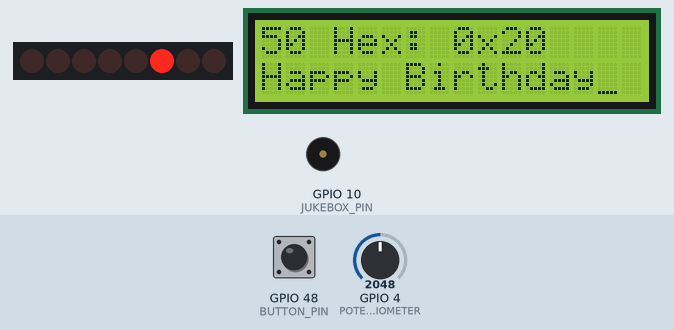
Simulated run of this program. Board: ESP32-S3. Shown: 8 shift-register outputs drawn as a row of LEDs (first output left, lit = HIGH), 16×2 character LCD, buzzer (waves = sounding). Wiring (inferred from the names in the program): shift register (74HC595): data GPIO 12; shift clock GPIO 14; latch GPIO 13. Wiring (inferred from the signals the program sends): row of LEDs: on Q0, Q1, Q2, Q3, Q4, Q5, Q6, Q7. The test bench sets the inputs (shaded band); at power-on: GPIO 48 (BUTTON_PIN) HIGH, GPIO 4 (POTENTIOMETER) = 2048.

Above: at 3.0 s.
3.1 s: GPIO 48 (BUTTON_PIN) pulled LOW for 0.15 s
At 4.49 s:
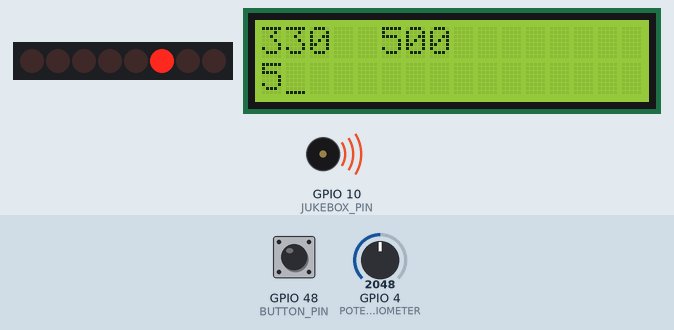
8.2 s: GPIO 4 (POTENTIOMETER) set to 3603
At 10.0 s:
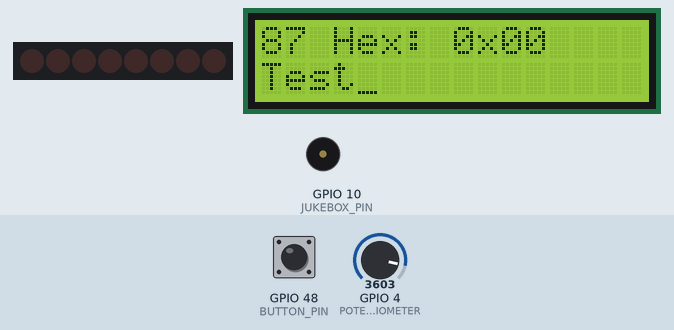
11.2 s: GPIO 4 (POTENTIOMETER) set to 4095
At 12.1 s:
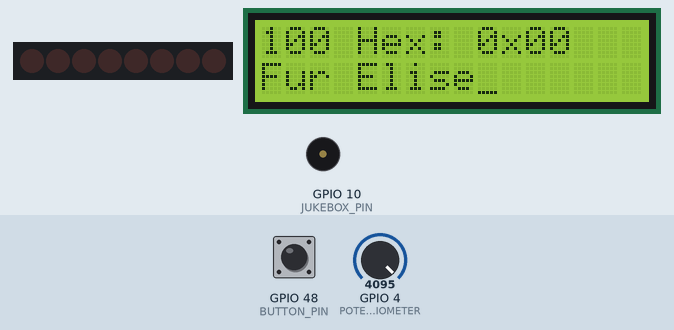
12.7 s: GPIO 48 (BUTTON_PIN) pulled LOW for 1 s
At 14.02 s:
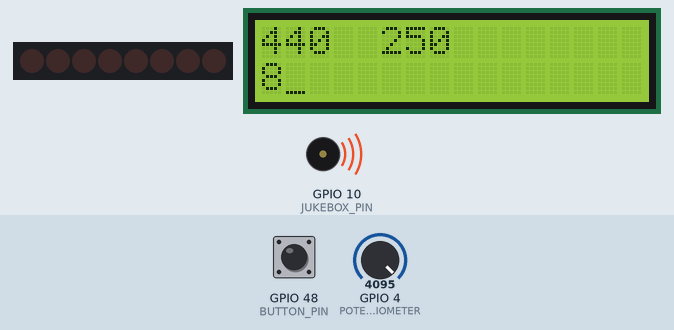
15.2 s: GPIO 4 (POTENTIOMETER) set to 491
Timing chart, 0 to 19.2 s (numbered marks = the images above; inputs shaded):
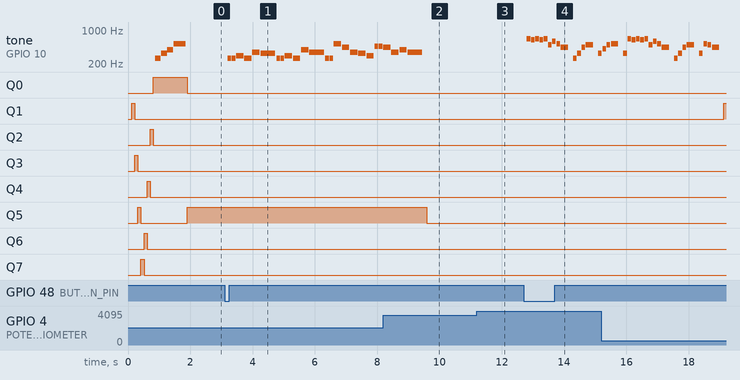

The program:

main.cpp
```cpp
#include "BasicButton.h"
#include "Jukebox.h"
#include "LEDArray.h"

#include <Arduino.h>
#include <LiquidCrystal_I2C.h>
#include <pins.h>

int potValue = 0;

LiquidCrystal_I2C lcd(0x27, 16, 2);
BasicButton basic_button = BasicButton(BUTTON_PIN, 10);
Jukebox jukebox = Jukebox(JUKEBOX_PIN, CHN);
LEDArray ledarray = LEDArray(LATCH_PIN, DATA_PIN, CLOCK_PIN);

void setup() {
  Serial.begin(115200);
  Wire.begin(SDA, SCL);
  lcd.init();
  lcd.backlight();
  lcd.cursor_on();
  lcd.setCursor(0, 0);
  lcd.setCursor(0, 1);

  basic_button.begin();
  ledarray.begin();

  ledarray.rotate_lights();
  jukebox.begin();
  jukebox.setLCD(&lcd);

  jukebox.play_intro();
}

void loop() {
  potValue = analogRead(POTENTIOMETER);

  int mapped_range = map(potValue, 0, 4095, 0, 100);
  int selection = (mapped_range / 10) % songCount;
  lcd.clear();
  lcd.setCursor(0, 0);
  lcd.print(mapped_range);
  lcd.print(" ");
  uint8_t mapped_led_range = ledarray.map_to_single_bit(mapped_range);
  lcd.printf("Hex: 0x%02X", mapped_led_range);
  ledarray.write_to_595(MSBFIRST, mapped_led_range);
  lcd.setBacklight(mapped_range);
  basic_button.update();

  lcd.setCursor(0, 1);
  lcd.print(playlist[selection].name);

  if (basic_button.is_on()) {
    playlist[selection].play();
  } else {
    ledcWriteTone(CHN, 0);
  }

  delay(100);
}
```

pins.h
```cpp
#ifndef PINS_H
#define PINS_H

#define SDA 18
#define SCL 8
#define POTENTIOMETER 4
#define BUTTON_PIN 48
#define JUKEBOX_PIN 10
#define CHN 0

#define CLOCK_PIN 14
#define LATCH_PIN 13
#define DATA_PIN 12

#endif
```

Measured:
- after the input at 3.1 s, tone on GPIO 10 (JUKEBOX_PIN): plays 262 Hz for 0.12 s, 262 Hz for 0.12 s, 294 Hz for 0.24 s, 262 Hz for 0.24 s, 349 Hz for 0.24 s, 330 Hz for 0.48 s … (22 notes in this stretch), starting after 0.10 s; the display: first changes after 0.10 s (image 1 shows a later state)
- after the input at 8.2 s, the display: first differs from a run without the input after 1.4 s (image 2)
- after the input at 11.2 s, the display: changes after 0.09 s (image 3)
- after the input at 12.7 s, tone on GPIO 10 (JUKEBOX_PIN): plays 659 Hz for 0.12 s, 623 Hz for 0.12 s, 659 Hz for 0.12 s, 623 Hz for 0.12 s, 659 Hz for 0.12 s, 494 Hz for 0.12 s … (14 notes in this stretch), starting after 0.11 s; the display: first changes after 0.11 s (image 4 shows a later state)
- what the display in image 1 shows lasts 0.5 s, from 4.3 s to 4.8 s
